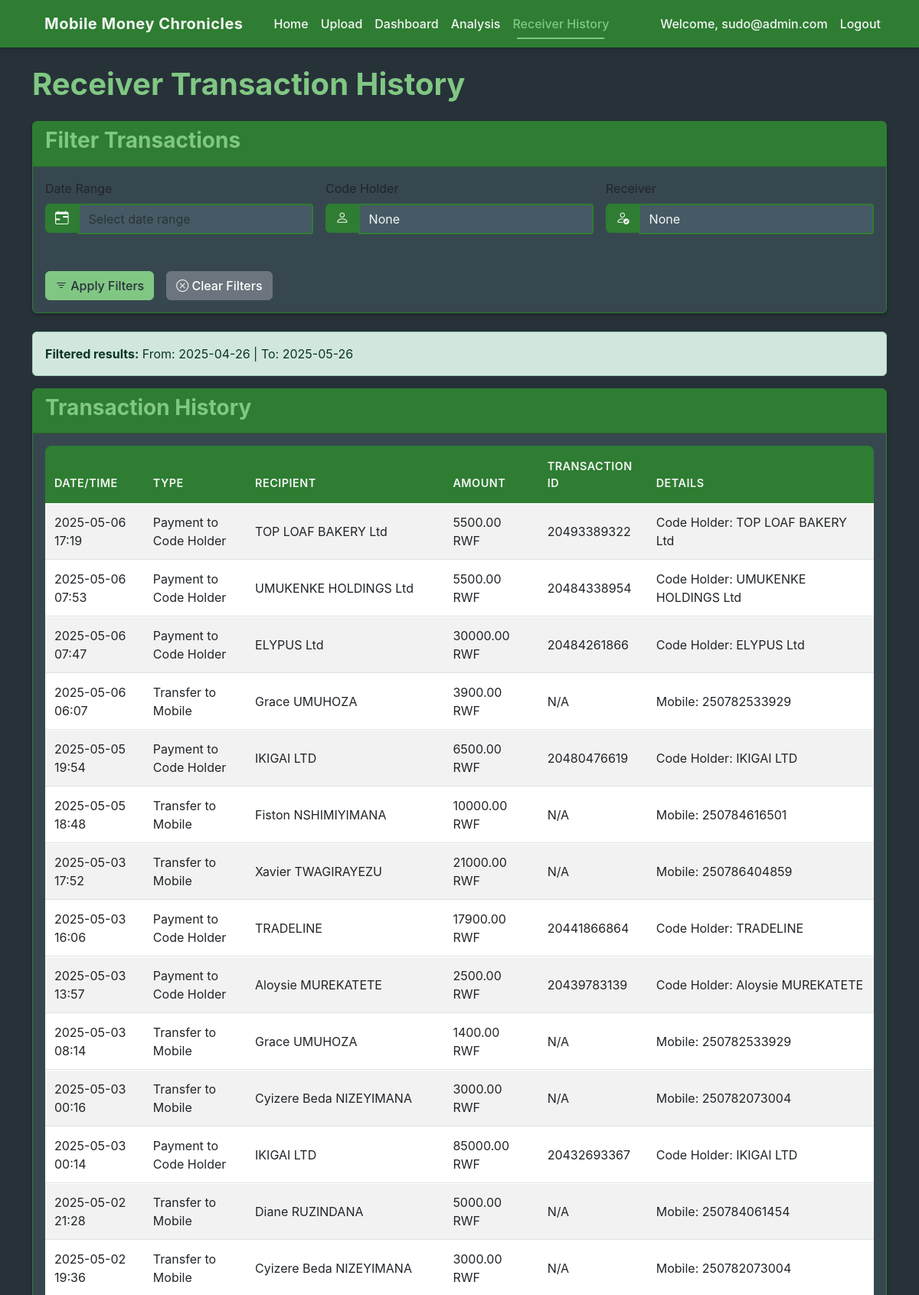
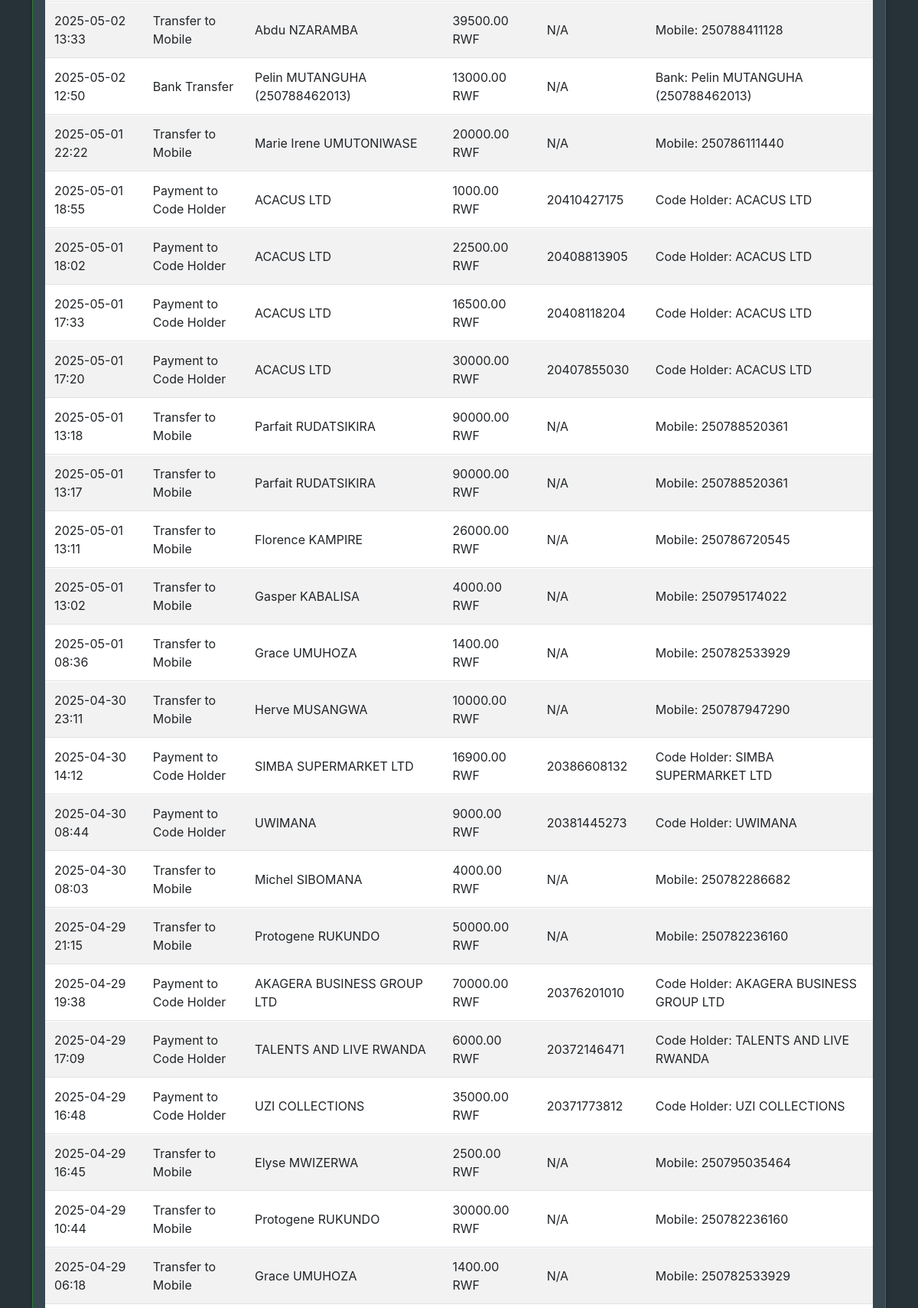
The app's page /receiver-history/ (signed in, upper part) with its own data (2 pictures, top to bottom).
### users/models.py (models this page shows, shortened)
class CustomUser(AbstractUser):
    username = None
    email = models.EmailField(_('email address'), unique=True)
    USERNAME_FIELD = 'email'
    REQUIRED_FIELDS = []
    objects = CustomUserManager()

### transactions/models.py (models this page shows, shortened)
class PaymentToCodeHolder(models.Model):
    transaction_id = models.CharField(max_length=255)
    amount = models.DecimalField(max_digits=10, decimal_places=2)
    recipient = models.CharField(max_length=255)
    date_time = models.DateTimeField()
    user = models.ForeignKey(settings.AUTH_USER_MODEL, on_delete=models.CASCADE, null=True, blank=True, related_name='payments_to_code_holder')

class TransferToMobile(models.Model):
    amount = models.DecimalField(max_digits=10, decimal_places=2)
    recipient = models.CharField(max_length=255)
    recipient_number = models.CharField(max_length=255)
    date_time = models.DateTimeField()
    fee = models.DecimalField(max_digits=10, decimal_places=2)
    user = models.ForeignKey(settings.AUTH_USER_MODEL, on_delete=models.CASCADE, null=True, blank=True, related_name='transfers_to_mobile')

class BankTransfer(models.Model):
    amount = models.DecimalField(max_digits=10, decimal_places=2)
    recipient = models.CharField(max_length=255)
    date_time = models.DateTimeField()
    user = models.ForeignKey(settings.AUTH_USER_MODEL, on_delete=models.CASCADE, null=True, blank=True, related_name='bank_transfers')

### transactions/views_receiver_history.py (the view)
# urls.py: path('receiver-history/', ReceiverHistoryView.as_view(), name='receiver_history'),
class ReceiverHistoryView(TemplateView):
    template_name = 'transactions/receiver_history.html'
    def dispatch(self, request, *args, **kwargs):
        if not request.user.is_authenticated:
            return redirect('login')
        return super().dispatch(request, *args, **kwargs)
    def get_context_data(self, **kwargs):
        context = super().get_context_data(**kwargs)
        start_date = self.request.GET.get('start_date')
        end_date = self.request.GET.get('end_date')
        code_holder = self.request.GET.get('code_holder')
        receiver = self.request.GET.get('receiver')
        today = datetime.now().date()
        default_start_date = (today - timedelta(days=30)).strftime('%Y-%m-%d')
        default_end_date = today.strftime('%Y-%m-%d')
        code_holder_filter = Q()
        mobile_filter = Q()
        bank_filter = Q()
        error_messages = []
        if start_date:
            start_date_obj = parse_date(start_date)
            if start_date_obj:
                code_holder_filter &= Q(date_time__date__gte=start_date_obj)
                mobile_filter &= Q(date_time__date__gte=start_date_obj)
                bank_filter &= Q(date_time__date__gte=start_date_obj)
                print(f"Filtering transactions from date: {start_date_obj}")
            else:
                print(f"Error parsing start date: {start_date}")
                error_messages.append(f"Invalid start date format: {start_date}. Please use YYYY-MM-DD format.")
                start_date = default_start_date
        else:
            start_date = default_start_date
        if end_date:
            end_date_obj = parse_date(end_date)
            if end_date_obj:
                end_date_inclusive = end_date_obj + timedelta(days=1)
                code_holder_filter &= Q(date_time__date__lt=end_date_inclusive)
                mobile_filter &= Q(date_time__date__lt=end_date_inclusive)
                bank_filter &= Q(date_time__date__lt=end_date_inclusive)
                print(f"Filtering transactions until date: {end_date_obj} (inclusive)")
            else:
                print(f"Error parsing end date: {end_date}")
                error_messages.append(f"Invalid end date format: {end_date}. Please use YYYY-MM-DD format.")
                end_date = default_end_date
        else:
            end_date = default_end_date
        start_date_obj = parse_date(start_date)
        end_date_obj = parse_date(end_date)
        if start_date_obj and end_date_obj:
            print(f"Actual date range for filtering: {start_date_obj} to {end_date_obj} (inclusive)")
        if code_holder:
            code_holder_filter &= Q(recipient__exact=code_holder)
        if receiver:
            mobile_filter &= Q(recipient__exact=receiver) | Q(recipient_number__exact=receiver)
            bank_filter &= Q(recipient__exact=receiver)
        user = self.request.user
        code_holder_payments = PaymentToCodeHolder.objects.filter(
            code_holder_filter,
            user=user
        ).order_by('-date_time')
        mobile_transfers = TransferToMobile.objects.filter(
            mobile_filter,
            user=user
        ).order_by('-date_time')
        bank_transfers = BankTransfer.objects.filter(
            bank_filter,
            user=user
        ).order_by('-date_time')
        transactions = []
        for payment in code_holder_payments:
            transactions.append({
                'type': 'Payment to Code Holder',
                'recipient': payment.recipient,
                'amount': payment.amount,
                'date_time': payment.date_time,
                'transaction_id': payment.transaction_id,
                'details': f"Code Holder: {payment.recipient}"
            })
        for transfer in mobile_transfers:
            transactions.append({
                'type': 'Transfer to Mobile',
                'recipient': transfer.recipient,
                'amount': transfer.amount,
                'date_time': transfer.date_time,
                'transaction_id': getattr(transfer, 'transaction_id', 'N/A'),
                'details': f"Mobile: {transfer.recipient_number}"
            })
        for transfer in bank_transfers:
            transactions.append({
                'type': 'Bank Transfer',
                'recipient': transfer.recipient,
                'amount': transfer.amount,
                'date_time': transfer.date_time,
                'transaction_id': getattr(transfer, 'transaction_id', 'N/A'),
                'details': f"Bank: {transfer.recipient}"
            })
        transactions.sort(key=lambda x: x['date_time'], reverse=True)
        print(f"Found {len(code_holder_payments)} code holder payments")
        print(f"Found {len(mobile_transfers)} mobile transfers")
        print(f"Found {len(bank_transfers)} bank transfers")
        print(f"Total transactions after filtering: {len(transactions)}")
        context['transactions'] = transactions
        context['filter_params'] = {
            'start_date': start_date,
            'end_date': end_date,
            'code_holder': code_holder,
            'receiver': receiver
        }
        filter_messages = []
        if start_date:
            filter_messages.append(f"From: {start_date}")
        if end_date:
            filter_messages.append(f"To: {end_date}")
        if code_holder:
            filter_messages.append(f"Code Holder: {code_holder}")
        if receiver:
            filter_messages.append(f"Receiver: {receiver}")
        context['filter_status'] = " | ".join(filter_messages) if filter_messages else ""
        context['error_messages'] = error_messages
        return context

### transactions/templates/transactions/receiver_history.html (shortened to what this page needs)
{% extends 'base.html' %}
{% block content %}
<h1 class="mb-4">Receiver Transaction History</h1>
<div class="card mb-4">
    <div class="card-header">
        <h3>Filter Transactions</h3>
    </div>
    <div class="card-body">
        <form method="get" class="row g-3">
            <div class="col-md-4 col-sm-12 mb-3">
                <label for="date_range" class="form-label">Date Range</label>
                <div class="input-group">
                    <span class="input-group-text"><i class="bi bi-calendar-range"></i></span>
                    <input type="text" class="form-control" id="date_range" name="date_range" placeholder="Select date range">
                </div>
            </div>
            <div class="col-md-4 col-sm-6 mb-3">
                <label for="code_holder" class="form-label">Code Holder</label>
                <div class="input-group">
                    <span class="input-group-text"><i class="bi bi-person"></i></span>
                    <input type="text" class="form-control" id="code_holder" name="code_holder" value="{{ filter_params.code_holder }}" placeholder="Enter code holder name">
                </div>
            </div>
            <div class="col-md-4 col-sm-6 mb-3">
                <label for="receiver" class="form-label">Receiver</label>
                <div class="input-group">
                    <span class="input-group-text"><i class="bi bi-person-check"></i></span>
                    <input type="text" class="form-control" id="receiver" name="receiver" value="{{ filter_params.receiver }}" placeholder="Enter receiver name or number">
                </div>
            </div>
            <div class="col-12 d-flex gap-2">
                <button type="submit" class="btn btn-primary"><i class="bi bi-filter"></i> Apply Filters</button>
                <a href="{% url 'receiver_history' %}" class="btn btn-secondary"><i class="bi bi-x-circle"></i> Clear Filters</a>
            </div>
        </form>
    </div>
</div>
{% if filter_status %}
<div class="alert alert-success mb-3">
    <strong>Filtered results:</strong> {{ filter_status }}
</div>
{% endif %}
{% if not transactions %}
<div class="alert alert-info">
    <p>No transactions found matching your criteria. Try adjusting your filters or <a href="{% url 'upload' %}">upload</a> more transaction data.</p>
</div>
{% else %}
<div class="card">
    <div class="card-header">
        <h3>Transaction History</h3>
    </div>
    <div class="card-body">
        <div class="table-responsive">
            <table class="table table-striped table-hover">
                <thead class="table-dark">
                    <tr>
                        <th>Date/Time</th>
                        <th>Type</th>
                        <th>Recipient</th>
                        <th>Amount</th>
                        <th>Transaction ID</th>
                        <th>Details</th>
                    </tr>
                </thead>
                <tbody>
                    {% for tx in transactions %}
                    <tr>
                        <td>{{ tx.date_time|date:"Y-m-d H:i" }}</td>
                        <td>{{ tx.type }}</td>
                        <td>{{ tx.recipient }}</td>
                        <td>{{ tx.amount }} RWF</td>
                        <td>{{ tx.transaction_id }}</td>
                        <td>{{ tx.details }}</td>
                    </tr>
                    {% endfor %}
                </tbody>
            </table>
        </div>
    </div>
</div>
{% endif %}
{% endblock %}

### templates/base.html (shortened to what this page needs)
<!DOCTYPE html>
<html lang="en">
<head>
    <link href="https://cdn.jsdelivr.net/npm/bootstrap@5.3.0-alpha1/dist/css/bootstrap.min.css" rel="stylesheet">
    <link rel="stylesheet" type="text/css" href="https://cdn.jsdelivr.net/npm/daterangepicker/daterangepicker.css" />
    {% load static %}
    <link rel="stylesheet" href="{% static 'css/style.css' %}">
</head>
<body>
    <nav class="navbar navbar-expand-lg navbar-dark bg-primary">
        <div class="container">
            <a class="navbar-brand" href="{% url 'home' %}">Mobile Money Chronicles</a>
            <div class="collapse navbar-collapse" id="navbarNav">
                <ul class="navbar-nav me-auto">
                    <li class="nav-item">
                        <a class="nav-link {% if request.path == '/' %}active{% endif %}" href="{% url 'home' %}">Home</a>
                    </li>
                    <li class="nav-item">
                        <a class="nav-link {% if request.path == '/upload/' %}active{% endif %}" href="{% url 'upload' %}">Upload</a>
                    </li>
                    <li class="nav-item">
                        <a class="nav-link {% if request.path == '/dashboard/' %}active{% endif %}" href="{% url 'dashboard' %}">Dashboard</a>
                    </li>
                    <li class="nav-item">
                        <a class="nav-link {% if request.path == '/analysis/' %}active{% endif %}" href="{% url 'analysis' %}">Analysis</a>
                    </li>
                    <li class="nav-item">
                        <a class="nav-link {% if request.path == '/receiver-history/' %}active{% endif %}" href="{% url 'receiver_history' %}">Receiver History</a>
                    </li>
                </ul>
                <ul class="navbar-nav">
                    {% if user.is_authenticated %}
                    <li class="nav-item">
                        <span class="nav-link">Welcome, {{ user.email }}</span>
                    </li>
                    <li class="nav-item">
                        <a class="nav-link" href="{% url 'logout' %}">Logout</a>
                    </li>
                    {% endif %}
                </ul>
            </div>
        </div>
    </nav>
    <div class="container mt-4">
        {% block content %}{% endblock %}
    </div>
    <link rel="stylesheet" href="https://cdn.jsdelivr.net/npm/bootstrap-icons@1.10.0/font/bootstrap-icons.css">
</body>
</html>

### static/css/style.css (style rules this page uses)
:root { --grass: #2E7D32; --lime: #81C784; --yellow: #FFC107; --white: #F5F5F5; --dark-bg: #263238; --dark-card: #37474F; --dark-accent: #455A64; }
body { font-family: -apple-system, BlinkMacSystemFont, "Segoe UI", Roboto, "Helvetica Neue", Arial, sans-serif; font-weight: 400; color: var(--white); background-color: var(--dark-bg); }
h1, h2, h3, h4, h5, h6 { font-weight: 700; color: var(--lime); }
.subheading, .nav-link, .btn, .card-header, th { font-weight: 500; }
.navbar-dark.bg-primary { background-color: var(--grass) !important; box-shadow: 0 2px 10px rgba(0, 0, 0, 0.2); }
.navbar-dark .navbar-brand, .navbar-dark .nav-link { color: var(--white); transition: all 0.3s ease; position: relative; padding: 0.5rem 1rem; }
.navbar-dark .navbar-brand { font-weight: 700; letter-spacing: 0.5px; }
.navbar-dark .nav-link::after { content: ''; position: absolute; width: 0; height: 2px; bottom: 0; left: 50%; background-color: var(--lime); transition: all 0.3s ease; transform: translateX(-50%); }
.navbar-dark .nav-link:hover::after, .navbar-dark .nav-link.active::after { width: 80%; }
.navbar-dark .nav-link.active { color: var(--lime); font-weight: 500; }
.card { margin-bottom: 1.5rem; box-shadow: 0 0.125rem 0.25rem rgba(0, 0, 0, 0.3); border-color: var(--grass); background-color: var(--dark-card); transition: all 0.3s ease; }
.card-header { background-color: var(--grass); color: var(--white); }
.table { background-color: var(--dark-card); color: var(--white); border-radius: 0.5rem; overflow: hidden; border-collapse: separate; border-spacing: 0; box-shadow: 0 4px 8px rgba(0, 0, 0, 0.2); margin-bottom: 2rem; }
.table-striped tbody tr:nth-of-type(odd) { background-color: var(--dark-accent); }
.table-striped tbody tr { transition: all 0.2s ease; }
.table thead th { background-color: var(--grass); color: var(--white); border-bottom: none; padding: 1rem 0.75rem; font-weight: 600; text-transform: uppercase; font-size: 0.9rem; letter-spacing: 0.5px; }
.table td { padding: 0.75rem; vertical-align: middle; border-top: 1px solid rgba(255, 255, 255, 0.05); }
.form-control { margin-bottom: 1rem; border-color: var(--grass); background-color: var(--dark-accent); color: var(--white); transition: all 0.3s ease; border-width: 2px; border-radius: 0.25rem; }
.btn-primary { background-color: var(--lime); border-color: var(--lime); color: var(--dark-bg); font-weight: 500; transition: all 0.3s ease; }

### transactions/templates/transactions/receiver_history.html (style rules this page uses)
.input-group { margin-bottom: 0; }
.btn { margin-right: 0.5rem; }
.input-group-text { background-color: var(--grass); border-color: var(--grass); color: var(--white); height: 38px; display: flex; align-items: center; justify-content: center; }
.input-group-text i { font-size: 1.1rem; }

### records on screen
CustomUser: email "sudo@admin.com"
PaymentToCodeHolder: date_time "2025-05-06 17:19", recipient "TOP LOAF BAKERY Ltd", amount "5500.00", transaction_id "20493389322"
PaymentToCodeHolder: date_time "2025-05-06 07:53", recipient "UMUKENKE HOLDINGS Ltd", amount "5500.00", transaction_id "20484338954"
PaymentToCodeHolder: date_time "2025-05-06 07:47", recipient "ELYPUS Ltd", amount "30000.00", transaction_id "20484261866"
TransferToMobile: date_time "2025-05-06 06:07", recipient "Grace UMUHOZA", amount "3900.00"
PaymentToCodeHolder: date_time "2025-05-05 19:54", recipient "IKIGAI LTD", amount "6500.00", transaction_id "20480476619"
TransferToMobile: date_time "2025-05-05 18:48", recipient "Fiston NSHIMIYIMANA", amount "10000.00"
TransferToMobile: date_time "2025-05-03 17:52", recipient "Xavier TWAGIRAYEZU", amount "21000.00"
PaymentToCodeHolder: date_time "2025-05-03 16:06", recipient "TRADELINE", amount "17900.00", transaction_id "20441866864"
PaymentToCodeHolder: date_time "2025-05-03 13:57", recipient "Aloysie MUREKATETE", amount "2500.00", transaction_id "20439783139"
TransferToMobile: date_time "2025-05-03 08:14", recipient "Grace UMUHOZA", amount "1400.00"
TransferToMobile: date_time "2025-05-03 00:16", recipient "Cyizere Beda NIZEYIMANA", amount "3000.00"
PaymentToCodeHolder: date_time "2025-05-03 00:14", recipient "IKIGAI LTD", amount "85000.00", transaction_id "20432693367"
TransferToMobile: date_time "2025-05-02 21:28", recipient "Diane RUZINDANA", amount "5000.00"
TransferToMobile: date_time "2025-05-02 19:36", recipient "Cyizere Beda NIZEYIMANA", amount "3000.00"
TransferToMobile: date_time "2025-05-02 13:33", recipient "Abdu NZARAMBA", amount "39500.00"
BankTransfer: date_time "2025-05-02 12:50", recipient "Pelin MUTANGUHA (250788462013)", amount "13000.00"
TransferToMobile: date_time "2025-05-01 22:22", recipient "Marie Irene UMUTONIWASE", amount "20000.00"
PaymentToCodeHolder: date_time "2025-05-01 18:55", recipient "ACACUS LTD", amount "1000.00", transaction_id "20410427175"
PaymentToCodeHolder: date_time "2025-05-01 18:02", recipient "ACACUS LTD", amount "22500.00", transaction_id "20408813905"
PaymentToCodeHolder: date_time "2025-05-01 17:33", recipient "ACACUS LTD", amount "16500.00", transaction_id "20408118204"
PaymentToCodeHolder: date_time "2025-05-01 17:20", recipient "ACACUS LTD", amount "30000.00", transaction_id "20407855030"
TransferToMobile: date_time "2025-05-01 13:18", recipient "Parfait RUDATSIKIRA", amount "90000.00"
TransferToMobile: date_time "2025-05-01 13:17", recipient "Parfait RUDATSIKIRA", amount "90000.00"
TransferToMobile: date_time "2025-05-01 13:11", recipient "Florence KAMPIRE", amount "26000.00"
TransferToMobile: date_time "2025-05-01 13:02", recipient "Gasper KABALISA", amount "4000.00"
TransferToMobile: date_time "2025-05-01 08:36", recipient "Grace UMUHOZA", amount "1400.00"
TransferToMobile: date_time "2025-04-30 23:11", recipient "Herve MUSANGWA", amount "10000.00"
PaymentToCodeHolder: date_time "2025-04-30 14:12", recipient "SIMBA SUPERMARKET LTD", amount "16900.00", transaction_id "20386608132"
PaymentToCodeHolder: date_time "2025-04-30 08:44", recipient "UWIMANA", amount "9000.00", transaction_id "20381445273"
TransferToMobile: date_time "2025-04-30 08:03", recipient "Michel SIBOMANA", amount "4000.00"
TransferToMobile: date_time "2025-04-29 21:15", recipient "Protogene RUKUNDO", amount "50000.00"
PaymentToCodeHolder: date_time "2025-04-29 19:38", recipient "AKAGERA BUSINESS GROUP LTD", amount "70000.00", transaction_id "20376201010"
PaymentToCodeHolder: date_time "2025-04-29 17:09", recipient "TALENTS AND LIVE RWANDA", amount "6000.00", transaction_id "20372146471"
PaymentToCodeHolder: date_time "2025-04-29 16:48", recipient "UZI COLLECTIONS", amount "35000.00", transaction_id "20371773812"
TransferToMobile: date_time "2025-04-29 16:45", recipient "Elyse MWIZERWA", amount "2500.00"
TransferToMobile: date_time "2025-04-29 10:44", recipient "Protogene RUKUNDO", amount "30000.00"
TransferToMobile: date_time "2025-04-29 06:18", recipient "Grace UMUHOZA", amount "1400.00"

### other values on screen
{{ filter_status }} "From: 2025-04-26 | To: 2025-05-26"
{{ tx.type }} "Payment to Code Holder" "Payment to Code Holder" "Payment to Code Holder" "Transfer to Mobile" "Payment to Code Holder" "Transfer to Mobile" "Transfer to Mobile" "Payment to Code Holder" "Payment to Code Holder" "Transfer to Mobile" "Transfer to Mobile" "Payment to Code Holder" "Transfer to Mobile" "Transfer to Mobile" "Transfer to Mobile" "Bank Transfer" "Transfer to Mobile" "Payment to Code Holder" "Payment to Code Holder" "Payment to Code Holder" "Payment to Code Holder" "Transfer to Mobile" "Transfer to Mobile" "Transfer to Mobile" "Transfer to Mobile" "Transfer to Mobile" "Transfer to Mobile" "Payment to Code Holder" "Payment to Code Holder" "Transfer to Mobile" "Transfer to Mobile" "Payment to Code Holder" "Payment to Code Holder" "Payment to Code Holder" "Transfer to Mobile" "Transfer to Mobile" "Transfer to Mobile"
{{ tx.details }} "Code Holder: TOP LOAF BAKERY Ltd" "Code Holder: UMUKENKE HOLDINGS Ltd" "Code Holder: ELYPUS Ltd" "Mobile: 250782533929" "Code Holder: IKIGAI LTD" "Mobile: 250784616501" "Mobile: 250786404859" "Code Holder: TRADELINE" "Code Holder: Aloysie MUREKATETE" "Mobile: 250782533929" "Mobile: 250782073004" "Code Holder: IKIGAI LTD" "Mobile: 250784061454" "Mobile: 250782073004" "Mobile: 250788411128" "Bank: Pelin MUTANGUHA (250788462013)" "Mobile: 250786111440" "Code Holder: ACACUS LTD" "Code Holder: ACACUS LTD" "Code Holder: ACACUS LTD" "Code Holder: ACACUS LTD" "Mobile: 250788520361" "Mobile: 250788520361" "Mobile: 250786720545" "Mobile: 250795174022" "Mobile: 250782533929" "Mobile: 250787947290" "Code Holder: SIMBA SUPERMARKET LTD" "Code Holder: UWIMANA" "Mobile: 250782286682" "Mobile: 250782236160" "Code Holder: AKAGERA BUSINESS GROUP LTD" "Code Holder: TALENTS AND LIVE RWANDA" "Code Holder: UZI COLLECTIONS" "Mobile: 250795035464" "Mobile: 250782236160" "Mobile: 250782533929"
{{ tx.transaction_id }} "N/A" "N/A" "N/A" "N/A" "N/A" "N/A" "N/A" "N/A" "N/A" "N/A" "N/A" "N/A" "N/A" "N/A" "N/A" "N/A" "N/A" "N/A" "N/A" "N/A" "N/A"
